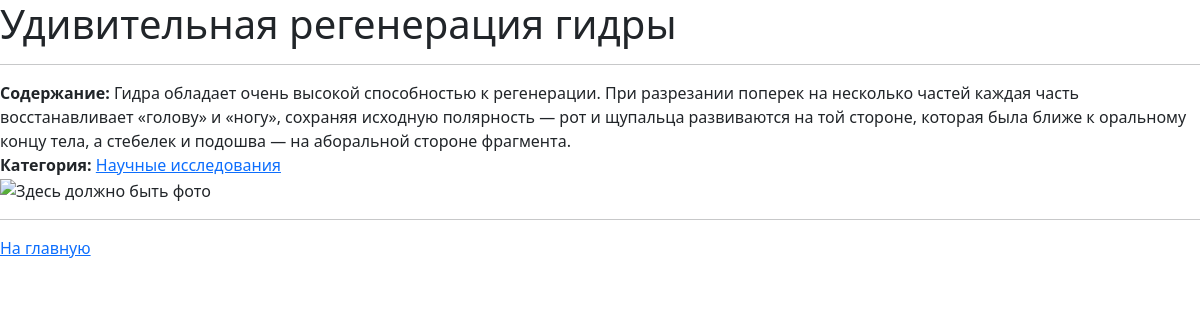
The app's page /article/2 with its own data.
### articles/models.py (models this page shows)
class Article(models.Model):
    title = models.CharField(max_length=200)
    content = models.TextField()
    photo = models.ImageField(upload_to='articles', blank=True)
    category = models.ForeignKey(Category, on_delete=models.CASCADE)

class Category(models.Model):
    name = models.CharField(max_length=225)
    added_date = models.DateTimeField(auto_now_add=True)
    def __str__(self):
        return self.name

### articles/views.py (the view)
# urls.py: path('article/<int:pk>',views.article),
def article(request, pk):
    article = Article.objects.get(id=pk)
    context = {'article': article}
    return render(request, 'article.html', context)

### articles/templates/article.html (shortened to what this page needs)
<!DOCTYPE html>
<html lang="en">
<head>
    <link rel="stylesheet" href="https://cdn.jsdelivr.net/npm/bootstrap@5.3.2/dist/css/bootstrap.min.css">
</head>
<body>
<h1>{{ article.title }}</h1>
<hr>
<b>Содержание: </b>{{ article.content }}<br>
<b>Категория: </b><a href="/category/{{ article.category.id }}">{{ article.category }}</a><br>
<img src="article.photo" alt="Здесь должно быть фото">
<hr>
<a href="/">На главную</a>
</body>
</html>

### records on screen
Article: content "Гидра обладает очень высокой способностью к регенерации. При разрезании поперек на несколько частей каждая часть восстанавливает «голову» и «ногу», сохраняя исходную полярность — рот и щупальца развиваются на той стороне, которая была ближе к оральному концу тела, а стебелек и подошва — на аборальной стороне фрагмента.", category "Научные исследования"
